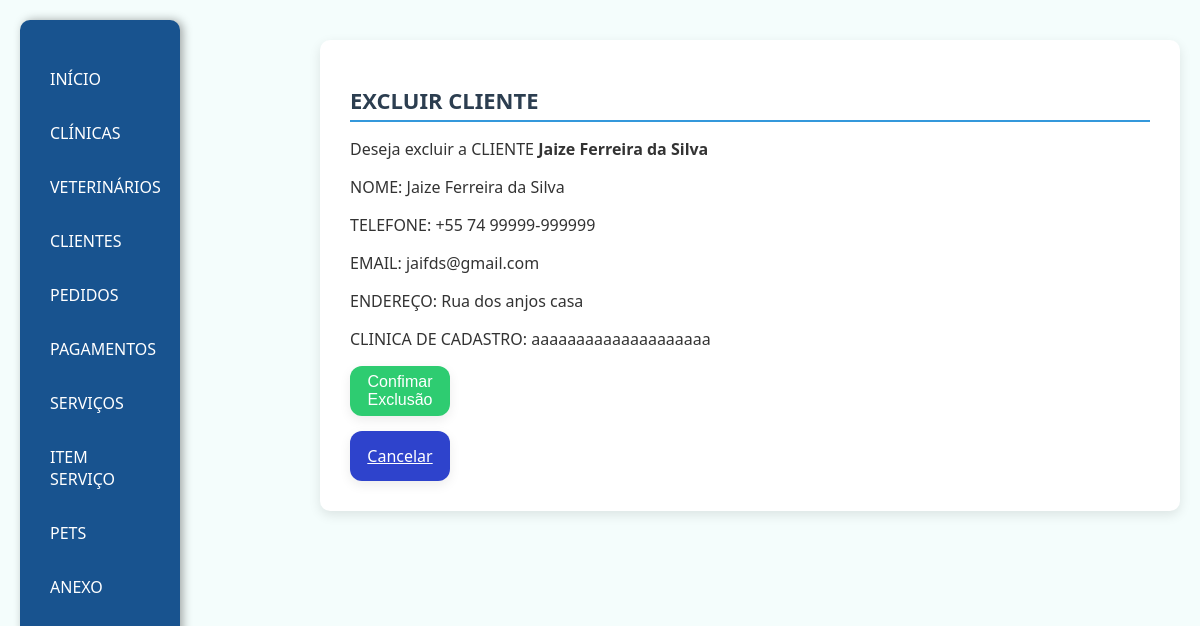
The page /excluirCliete/1 on the database its author committed.
### app/models.py (models this page shows, shortened)
class Cliente(models.Model):
    nome = models.CharField(max_length=50)
    telefone = models.CharField(max_length=20)
    email = models.EmailField(max_length=254, blank=True)
    endereco = models.TextField()
    idClinica = models.ForeignKey(Clinica, on_delete=models.SET_NULL, null=True)

class Clinica(models.Model):
    nome = models.CharField(max_length=100)
    CNPJ = models.CharField(max_length=20, unique=True)
    endereco = models.TextField()
    telefone = models.CharField(max_length=20)
    logo = models.ImageField(upload_to='logo/', null=True, blank=True)
    def __str__(self):
        return self.nome

### app/views.py (the view)
# urls.py: path('excluirCliete/<int:id>', views.excluirCliente, name="excluirCliente"),
def excluirCliente(request, id):
    clienteExcluir = get_object_or_404(Cliente, pk=id)
    if request.method == 'POST':
        clienteExcluir.delete()
        return redirect('cliente')
    return render(request, 'cliente/excluirCliente.html', {"cliente": clienteExcluir})

### app/templates/cliente/excluirCliente.html (shortened to what this page needs)
{%extends 'base.html'%}
{%load static%}
{%block estiloCss%}
<link rel="stylesheet" href="{%static 'css/padrao.css'%}">
{%endblock%}
{%block conteudo%}
<div class="cont">
    <h1><strong>EXCLUIR CLIENTE</strong></h1>
    <p>Deseja excluir a CLIENTE <strong>{{cliente.nome}}</strong></p>
    <div>
        <p>NOME: {{cliente.nome}}</p>
        <p>TELEFONE: {{cliente.telefone}}</p>
        <P>EMAIL: {{cliente.email}}</P>
        <p>ENDEREÇO: {{cliente.endereco}}</p>
        <p>CLINICA DE CADASTRO: {{cliente.idClinica}}</p>
    </div>
    <form method="POST">
        <Button type="submit">Confimar Exclusão</Button>
        <a class="btnA" href="{%url 'cliente'%}"> Cancelar</a>
    </form>
</div>
{%endblock%}

### app/static/css/base.css (style rules this page uses)
body { font-family: 'Segoe UI', sans-serif; background-color: #f4fdfc; margin: 0; padding: 20px; color: #333; display: flex; justify-content: space-between; }
form button { background-color: #2ecc71; color: #fff; border: none; padding: 12px 0; font-size: 16px; font-weight: 500; border-radius: 12px; cursor: pointer; transition: all 0.3s ease; box-shadow: 0 4px 12px rgba(0, 0, 0, 0.08); height: 50px; width: 100px; display: flex; align-items: center; justify-content: center; }

### app/static/css/padrao.css (style rules this page uses)
h1 { font-size: 22px; color: #2c3e50; margin-bottom: 15px; border-bottom: 2px solid #3498db; padding-bottom: 5px; }
form { display: flex; flex-direction: column; gap: 15px; }
form button { background-color: #2ecc71; color: #fff; border: none; padding: 12px 0; font-size: 16px; font-weight: 500; border-radius: 12px; cursor: pointer; transition: all 0.3s ease; box-shadow: 0 4px 12px rgba(0, 0, 0, 0.08); height: 50px; width: 100px; display: flex; align-items: center; justify-content: center; }
.btnA { background-color: #2e43cc; color: #fff; border: none; font-size: 16px; font-weight: 500; border-radius: 12px; cursor: pointer; transition: all 0.3s ease; box-shadow: 0 4px 12px rgba(0, 0, 0, 0.08); height: 50px; width: 100px; display: flex; align-items: center; justify-content: center; }

### rows shown on the page
Cliente: nome "Jaize Ferreira da Silva", telefone "+55 74 99999-999999", email "jaifds@gmail.com", endereco "Rua dos anjos casa", idClinica "aaaaaaaaaaaaaaaaaaaa"
